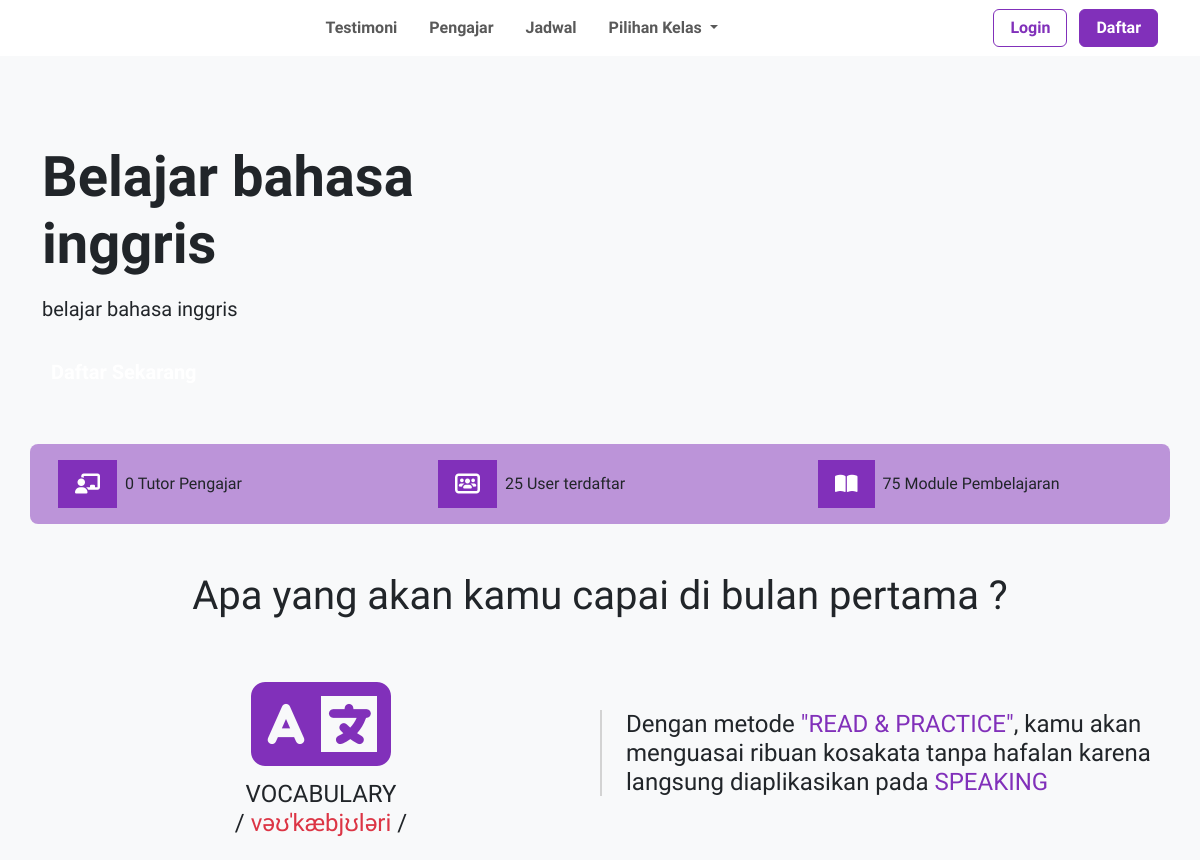
/ (upper part), run on an earlier commit of the app's database.
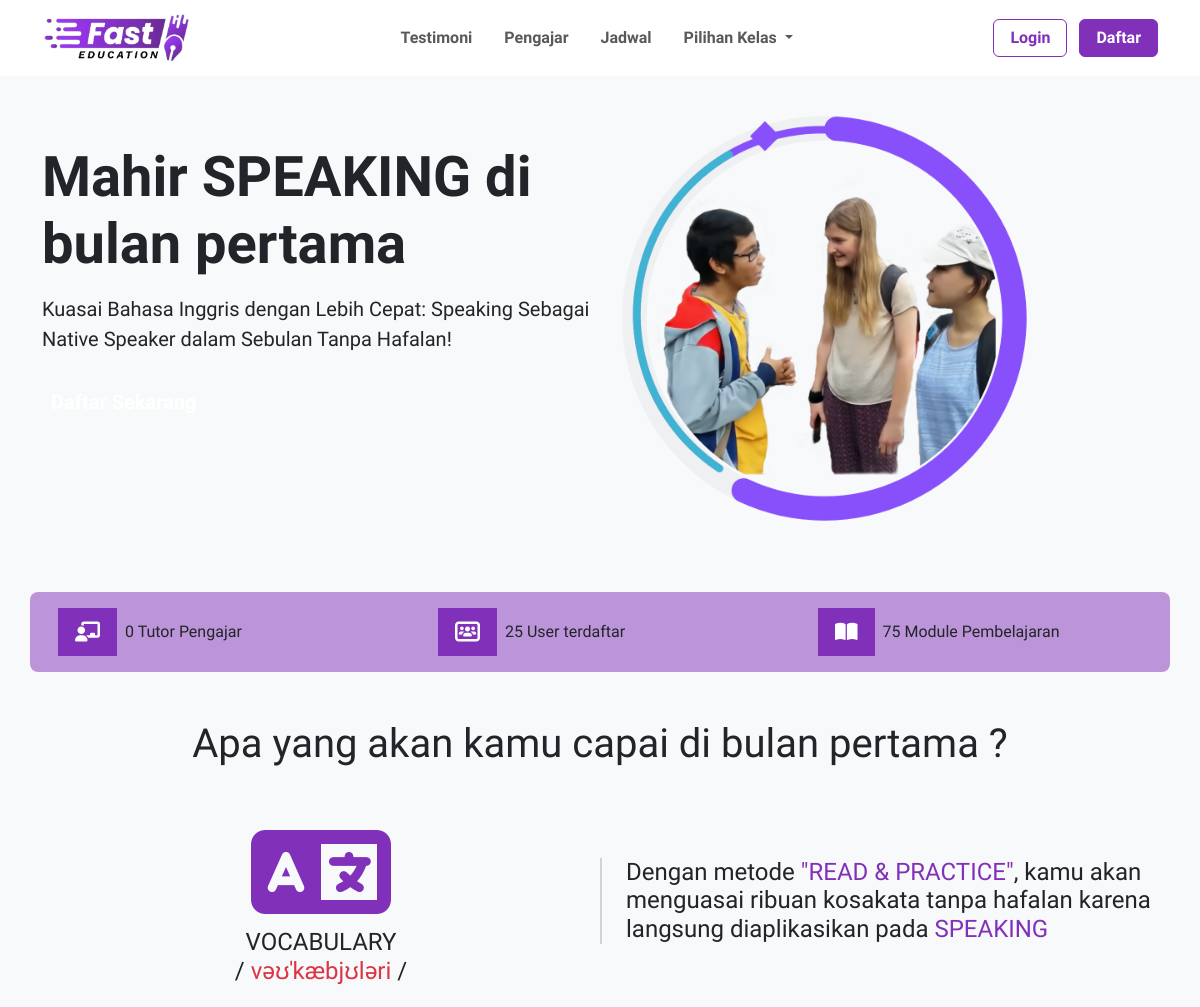
And on a later commit of the database.
### dashboard/models/setting.py (models this page shows, shortened)
class Setting(models.Model):
    title       = models.CharField(max_length=224)
    sub         = models.TextField()
    icon        = models.FileField(upload_to='landing', blank=True, )
    logo        = models.FileField(upload_to='landing', blank=True, )
    foto        = models.FileField(upload_to='landing', blank=True, )
    fotoadv     = models.FileField(upload_to='landing', blank=True, )
    alamat      = models.CharField(max_length=224, blank=True, )
    telp        = models.CharField(blank=True,max_length=13 )
    email       = models.EmailField(blank=True, )
    ig          = models.CharField(max_length=224, blank=True, )
    fb          = models.CharField(max_length=224, blank=True, )
    tiktok      = models.CharField(max_length=224, blank=True, )
    youtube     = models.CharField(max_length=224, blank=True, )
    komisi_teacher = models.IntegerField(default=70)
    komisi_developer = models.IntegerField(default=7)
    komisi_owner = models.IntegerField(default=23)

### course/views.py (the view)
# urls.py: path('', views.index, name='index'),
def index(request):
    context = {
        'user':Users.objects.filter(teacher=False).count(),
        'teacher':Users.objects.filter(teacher=True).count(),
        'module':Pelajaran.objects.all().count()
    }
    return render(request, 'index.html', context)

### dashboard/utils.py (called while the page is built)
def beforeRequest(request):
    if request.user.is_authenticated:
        user = Users.objects.filter(user=request.user.id)
        if not user.exists():
            Users.objects.create(user=request.user)

def config(request):
    beforeRequest(request)
    context = {}
    context['config']   = Setting.objects.get()
    context['me']       = Users.objects.get(user=request.user) if request.user.is_authenticated else ''
    context['premium']  = is_date_in_range(request) if request.user.is_authenticated else False
    context['mentorlist']   = Users.objects.filter(teacher=True)
    return context

### templates/index.html (shortened to what this page needs)
{% extends 'base.html' %}
{% load static %}
{% load custom_tags %}
{% block css %}
<link rel="stylesheet" href="{% static 'css/index.css' %}">
{% endblock %}
{% block content %}
{% include 'snippets/navbar.html' %}
<div data-bs-spy="scroll" data-bs-target="#navbar" data-bs-root-margin="0px 0px -40%" data-bs-smooth-scroll="true" class="scrollspy-example bg-body-tertiary p-3 rounded-2" tabindex="0">
    <div class="container d-flex py-5" id="home" style="margin-top: 80px;">
      <div class="col-12 col-md-6">
          <div class="display-4 mb-3 fw-semibold">{{config.title}}</div>
          <h5 style="line-height: 1.5em;">{{config.sub}}</h5>
          <a href="#kelas" class="px-2 mt-3 btn btn-lg fw-bold bg-accent text-white">Daftar Sekarang</a>
      </div>
      <div class="col-6 d-none d-md-block"><img src="../media/{{config.foto}}" style="mix-blend-mode: multiply; max-width: 450px; width: 100%; margin-top: -50px;" alt=""></div>
    </div>
    <div class="container bg-primary rounded-3 bg-opacity-50">
        <div class="row justify-content-center">
          <div class="col-md-4 col-12"><div class="d-flex"><div class="btn btn-lg btn-primary rounded-0 m-3 me-2"><i class="fa-solid fa-chalkboard-user"></i></div><span class="align-self-center">{{teacher}} Tutor Pengajar</span></div></div>
            <div class="col-md-4 col-12"><div class="d-flex"><div class="btn btn-lg btn-primary rounded-0 m-3 me-2"><i class="fa-solid fa-users-rectangle"></i></div><span class="align-self-center">{{user}} User terdaftar</span></div></div>
            <div class="col-md-4 col-12"><div class="d-flex"><div class="btn btn-lg btn-primary rounded-0 m-3 me-2"><i class="fa-solid fa-book-open"></i></div><span class="align-self-center">{{module}} Module Pembelajaran</span></div></div>
        </div>
    </div>
    <div class="container py-5" id="penjelasan">
      <div class="text-center display-6">Apa yang akan kamu capai di <span class="text-accent">bulan pertama</span> ?</div>
      <div class="d-flex mt-5">
          <div class="col-6 text-center h4 align-self-center" >
              <i class="fa-solid fa-language text-primary " style="font-size: 7rem;"></i><br>
              VOCABULARY <br> / <span class="text-danger">vəʊˈkæbjʊləri</span> /
          </div>
          <span style="border-left: 2px solid lightgray;"  class="align-self-center h4 ps-4">Dengan metode <span class="text-primary">"READ & PRACTICE"</span>, kamu akan menguasai ribuan kosakata tanpa hafalan karena langsung diaplikasikan pada <span class="text-primary">SPEAKING</span></span>
      </div>
    </div>
</div>
{% endblock %}

### templates/base.html (shortened to what this page needs)
{% load static %}
<!DOCTYPE html>
<html lang="en">
<head>
    <link rel="stylesheet" href="https://cdnjs.cloudflare.com/ajax/libs/font-awesome/6.4.2/css/all.min.css" />
    <link rel="stylesheet" href="{% static 'css/bootstrap.css' %}">
    <link rel="stylesheet" href="{% static 'css/style.css' %}">
    {% block css %}{% endblock %}
</head>
<body>
    {% block content %}
    {% endblock %}
</body>
 </html>

### templates/snippets/navbar.html (shortened to what this page needs)
<nav id="navbar" class="navbar navbar-expand-lg bg-white fixed-top">
    <div class="container">
      <a class="navbar-brand" href="#home"><img src="../media/{{config.logo}}" style="width: 150px;" alt=""></a>
      <div class="collapse navbar-collapse text-center" id="navbarSupportedContent">
        <ul class="navbar-nav nav-pills gap-3 mx-auto mb-2 mb-lg-0 fw-semibold">
          <li class="nav-item">
            <a class="nav-link" href="#testimonial">Testimoni</a>
          </li>
          <li class="nav-item">
            <a class="nav-link" href="#tutor">Pengajar</a>
          </li>
          <li class="nav-item">
            <a class="nav-link" href="#kelas">Jadwal</a>
          </li>
          <li class="nav-item dropdown">
            <a class="nav-link dropdown-toggle" href="#" role="button" data-bs-toggle="dropdown" aria-expanded="false">
              Pilihan Kelas
            </a>
          </li>
        </ul>
        <form class="d-flex ms-2 gap-2 justify-content-center" role="search">
          {% if request.user.is_authenticated  %}
          <a href="{% url 'user:checkuser' %}" class="btn btn-primary fw-bold px-3 ms-1">dashboard</a>
        <a href="{% url 'account_logout' %}" class="btn btn-outline-primary fw-bold px-3">Keluar</a>
          {% else %}
            <a href="{% url 'account_login' %}" class="btn btn-outline-primary fw-bold px-3">Login</a>
            <a href="{% url 'account_signup' %}" class="btn btn-primary text-white fw-bold px-3 ms-1">Daftar</a>
          {% endif %}
        </form>
      </div>
    </div>
</nav>

### static/css/style.css (style rules this page uses)
* { font-family: 'Titillium Web', sans-serif; }

What changed in the data, as far as the page shows it:
changed Setting: logo: picture added; title "Belajar bahasa inggris" → "Mahir SPEAKING di bulan pertama"; sub "belajar bahasa inggris" → "Kuasai Bahasa Inggris dengan Lebih Cepat: Speaking Sebagai Native Speaker dalam Sebulan Tanpa Hafalan!"; foto: picture added
